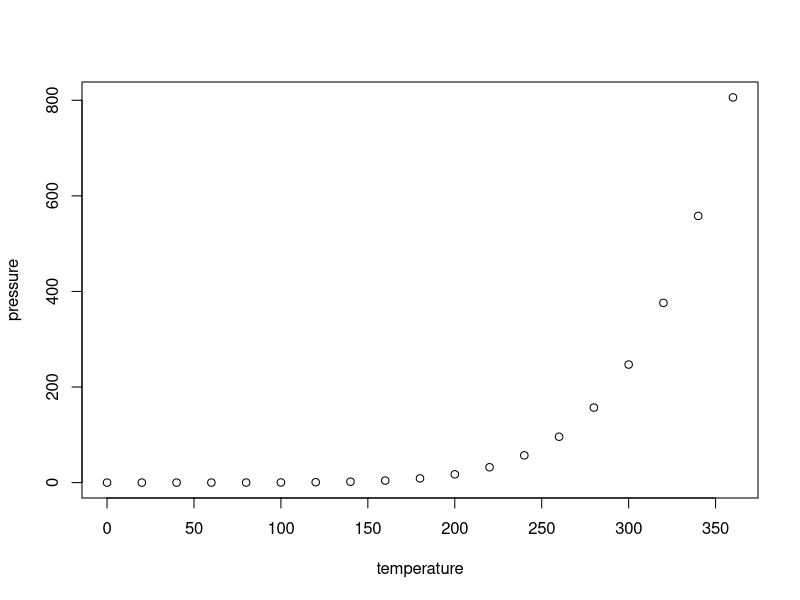
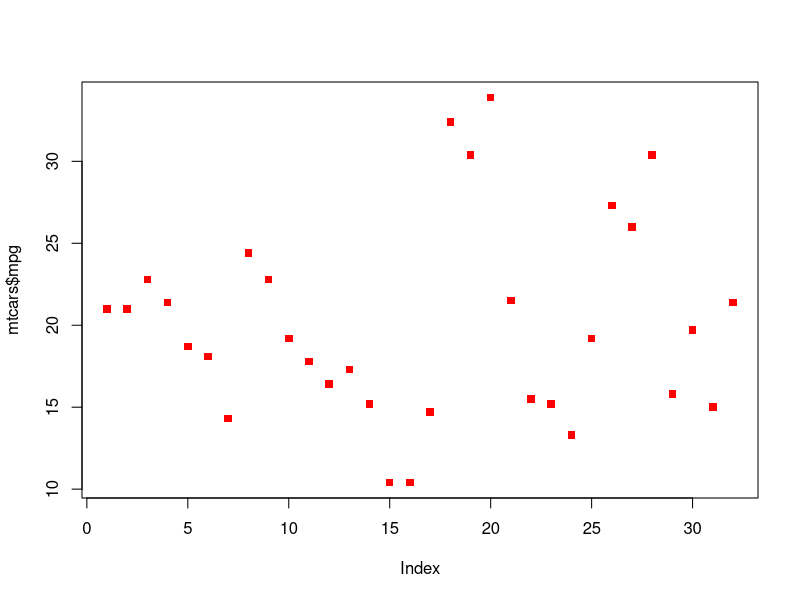
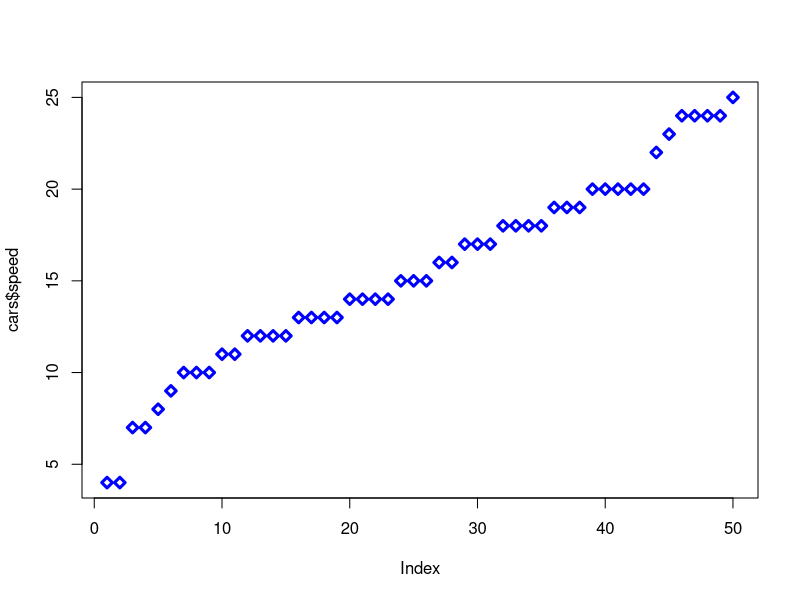
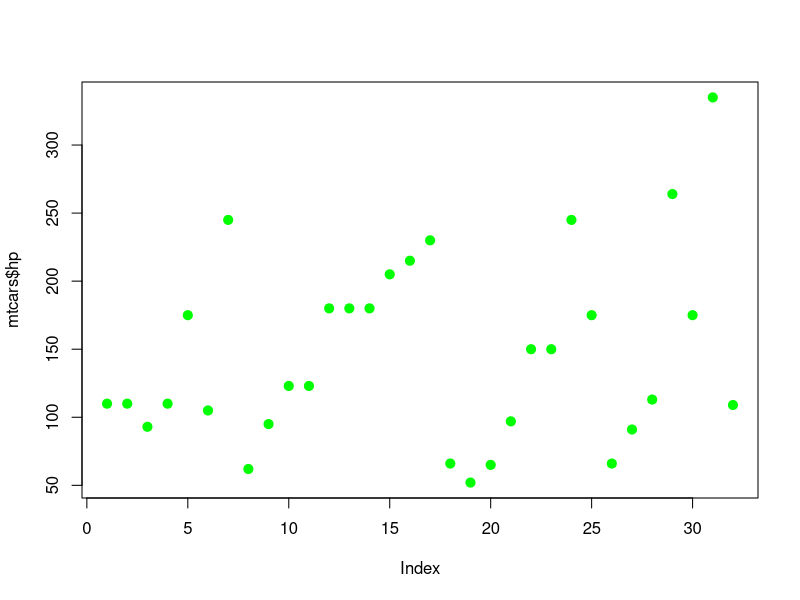

The R script that drew these images, in order:
## ---- chunk 1
knitr::opts_chunk$set(echo = TRUE)
## ---- chunk 2
summary(cars)
## ---- chunk 3
plot(pressure)
## ---- chunk 4
plot(mtcars$mpg, col = "red", pch = 15)
## ---- chunk 5
plot(cars$speed, col = "blue", pch = 5, lwd = 3)
## ---- chunk 6
plot(mtcars$hp, col = "green", pch = 20, lwd = 5)
